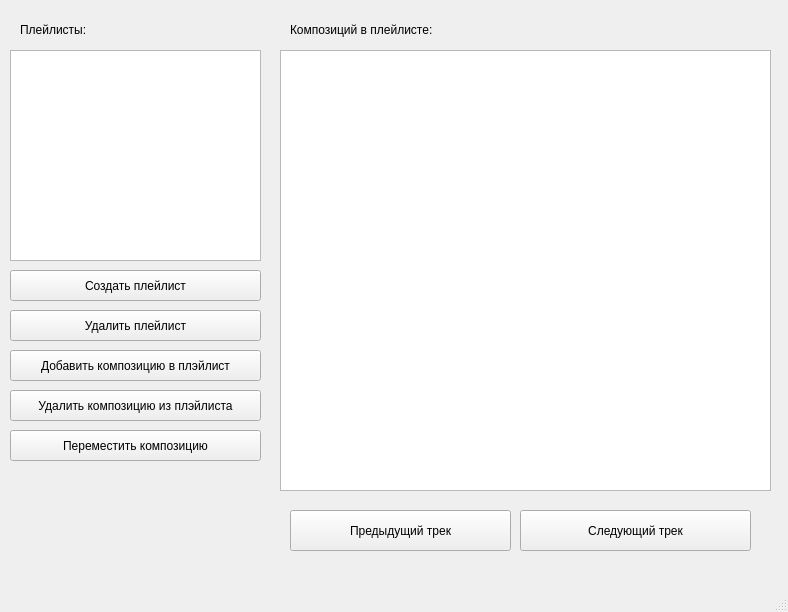
<?xml version="1.0" encoding="UTF-8"?>
<ui version="4.0">
 <class>MainWindow</class>
 <widget class="QMainWindow" name="MainWindow">
  <property name="geometry">
   <rect>
    <x>0</x>
    <y>0</y>
    <width>788</width>
    <height>612</height>
   </rect>
  </property>
  <property name="windowTitle">
   <string>MainWindow</string>
  </property>
  <widget class="QWidget" name="centralwidget">
   <widget class="QListWidget" name="playlist">
    <property name="geometry">
     <rect>
      <x>10</x>
      <y>50</y>
      <width>251</width>
      <height>211</height>
     </rect>
    </property>
    <property name="font">
     <font>
      <pointsize>12</pointsize>
     </font>
    </property>
    <property name="styleSheet">
     <string notr="true">color: white;</string>
    </property>
   </widget>
   <widget class="QListWidget" name="compositions">
    <property name="geometry">
     <rect>
      <x>280</x>
      <y>50</y>
      <width>491</width>
      <height>441</height>
     </rect>
    </property>
    <property name="font">
     <font>
      <pointsize>14</pointsize>
     </font>
    </property>
    <property name="styleSheet">
     <string notr="true">color: white;</string>
    </property>
   </widget>
   <widget class="QPushButton" name="prev_track">
    <property name="geometry">
     <rect>
      <x>290</x>
      <y>510</y>
      <width>221</width>
      <height>41</height>
     </rect>
    </property>
    <property name="text">
     <string>Предыдущий трек</string>
    </property>
   </widget>
   <widget class="QPushButton" name="create_playlist">
    <property name="geometry">
     <rect>
      <x>10</x>
      <y>270</y>
      <width>251</width>
      <height>31</height>
     </rect>
    </property>
    <property name="text">
     <string>Создать плейлист</string>
    </property>
   </widget>
   <widget class="QPushButton" name="delete_playlist">
    <property name="geometry">
     <rect>
      <x>10</x>
      <y>310</y>
      <width>251</width>
      <height>31</height>
     </rect>
    </property>
    <property name="text">
     <string>Удалить плейлист</string>
    </property>
   </widget>
   <widget class="QPushButton" name="add_composition">
    <property name="geometry">
     <rect>
      <x>10</x>
      <y>350</y>
      <width>251</width>
      <height>31</height>
     </rect>
    </property>
    <property name="text">
     <string>Добавить композицию в плэйлист</string>
    </property>
   </widget>
   <widget class="QPushButton" name="delete_composition">
    <property name="geometry">
     <rect>
      <x>10</x>
      <y>390</y>
      <width>251</width>
      <height>31</height>
     </rect>
    </property>
    <property name="text">
     <string>Удалить композицию из плэйлиста</string>
    </property>
   </widget>
   <widget class="QPushButton" name="insert_composition">
    <property name="geometry">
     <rect>
      <x>10</x>
      <y>430</y>
      <width>251</width>
      <height>31</height>
     </rect>
    </property>
    <property name="text">
     <string>Переместить композицию</string>
    </property>
   </widget>
   <widget class="QLabel" name="label">
    <property name="geometry">
     <rect>
      <x>20</x>
      <y>20</y>
      <width>201</width>
      <height>20</height>
     </rect>
    </property>
    <property name="text">
     <string>Плейлисты:</string>
    </property>
   </widget>
   <widget class="QLabel" name="label_2">
    <property name="geometry">
     <rect>
      <x>290</x>
      <y>20</y>
      <width>201</width>
      <height>20</height>
     </rect>
    </property>
    <property name="text">
     <string>Композиций в плейлисте:</string>
    </property>
   </widget>
   <widget class="QPushButton" name="next_track">
    <property name="geometry">
     <rect>
      <x>520</x>
      <y>510</y>
      <width>231</width>
      <height>41</height>
     </rect>
    </property>
    <property name="text">
     <string>Следующий трек</string>
    </property>
   </widget>
  </widget>
  <widget class="QStatusBar" name="statusbar"/>
 </widget>
 <resources/>
 <connections/>
</ui>
